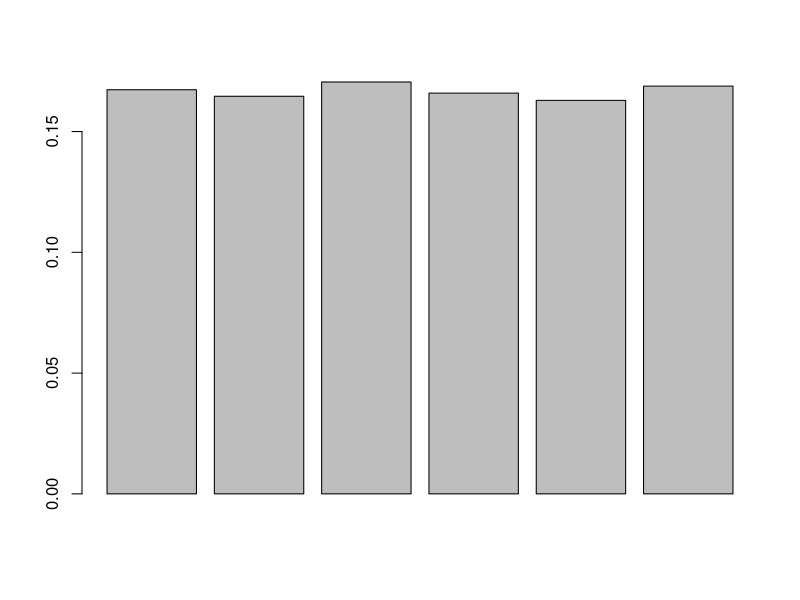

Generate this figure with R: (Note: this script raises an error after producing the figure.)
#!/usr/bin/Rscript

# -----------------------------------------------------------------------------
# Simulation throwing a dice 
#
# This script simulates a dice. Please extend this to multiple dices.
#
# Date: 2024-03-20
# Author: Yvan Lengwiler
# License: MIT
# -----------------------------------------------------------------------------

# **** parameters *************************************************************

s <- 6      # maximum number of eyes on the dices
n <- 10000  # number of simulations

# **** compute Monte-Carlo simulation assuming uniform distrib over integers **

throws <- floor(runif(n, min=1, max=s+1))

# **** compute probabilities **************************************************

prob <- c()
for ( t in seq(1,s) ) {
    count <- length(throws[throws==t])
    prob <- c(prob, count/n)
}
barplot(prob)

# **** extend this to multiple dices ******************************************
#
# 1) Simulate d dices.
# 2) For each throw, compute the sum of the d dices (store these sums in a
#    vector called 's')
# 3) Plot the density, as we did last week (with 'density' and 'plot')
# 4) Rund the following for different d: 2,4,10,100

d <- 4       # number of dices

# WORK FOR YOU HERE:
# Cdd a few lines here to simulate n throws of d dices
# Compute the sume of the thrown eyes of the dices and put this into
# a vector calles 's'.

# ...

# plot density of the sum of d dices
density_estimate <- density(s)
plot(density_estimate, type='l')
# plot density of normal distrbution with same moments
mu <- mean(s)
sigma <- sd(s)
curve(dnorm(x, mean = mu, sd = sigma), add = TRUE, col = 2)

cat('\n*** script has finished ***\n')
